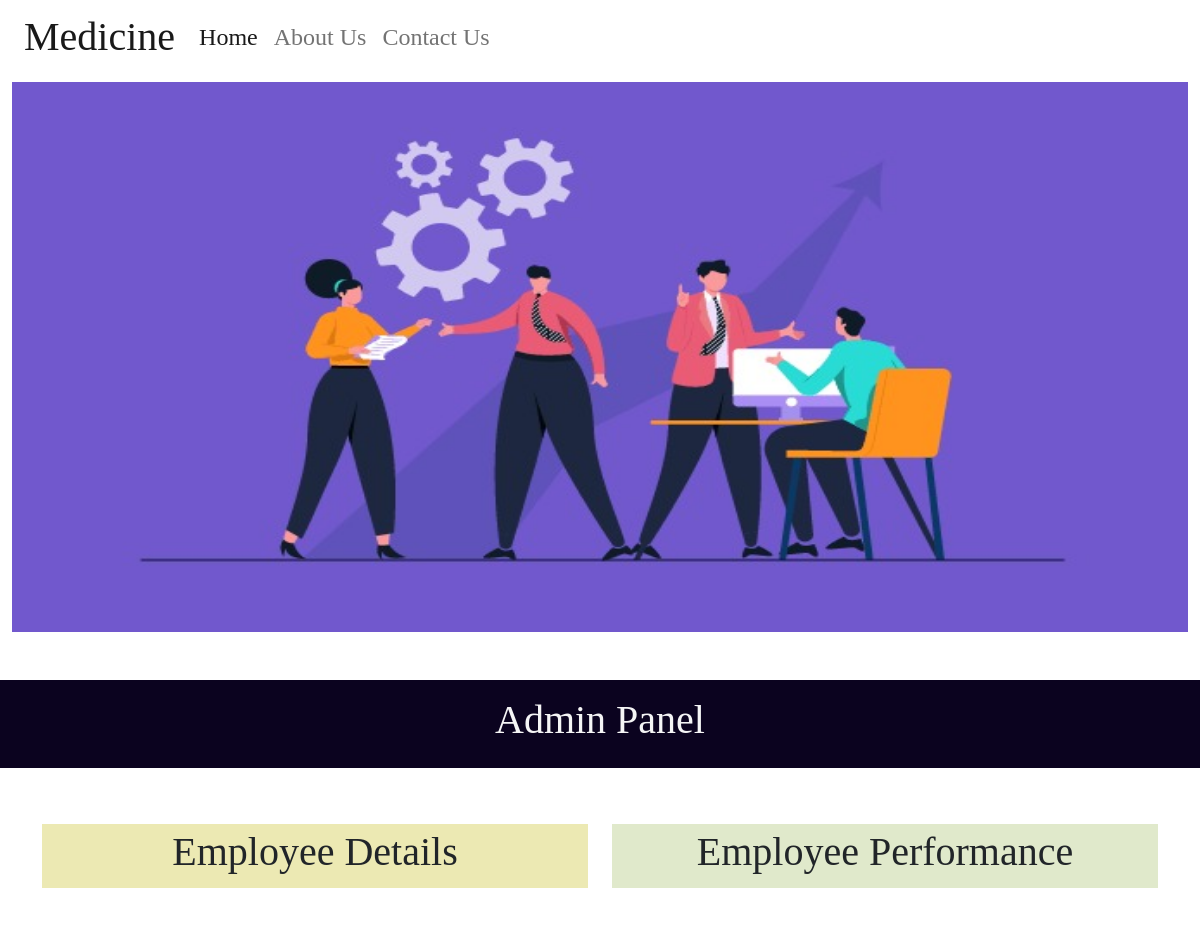
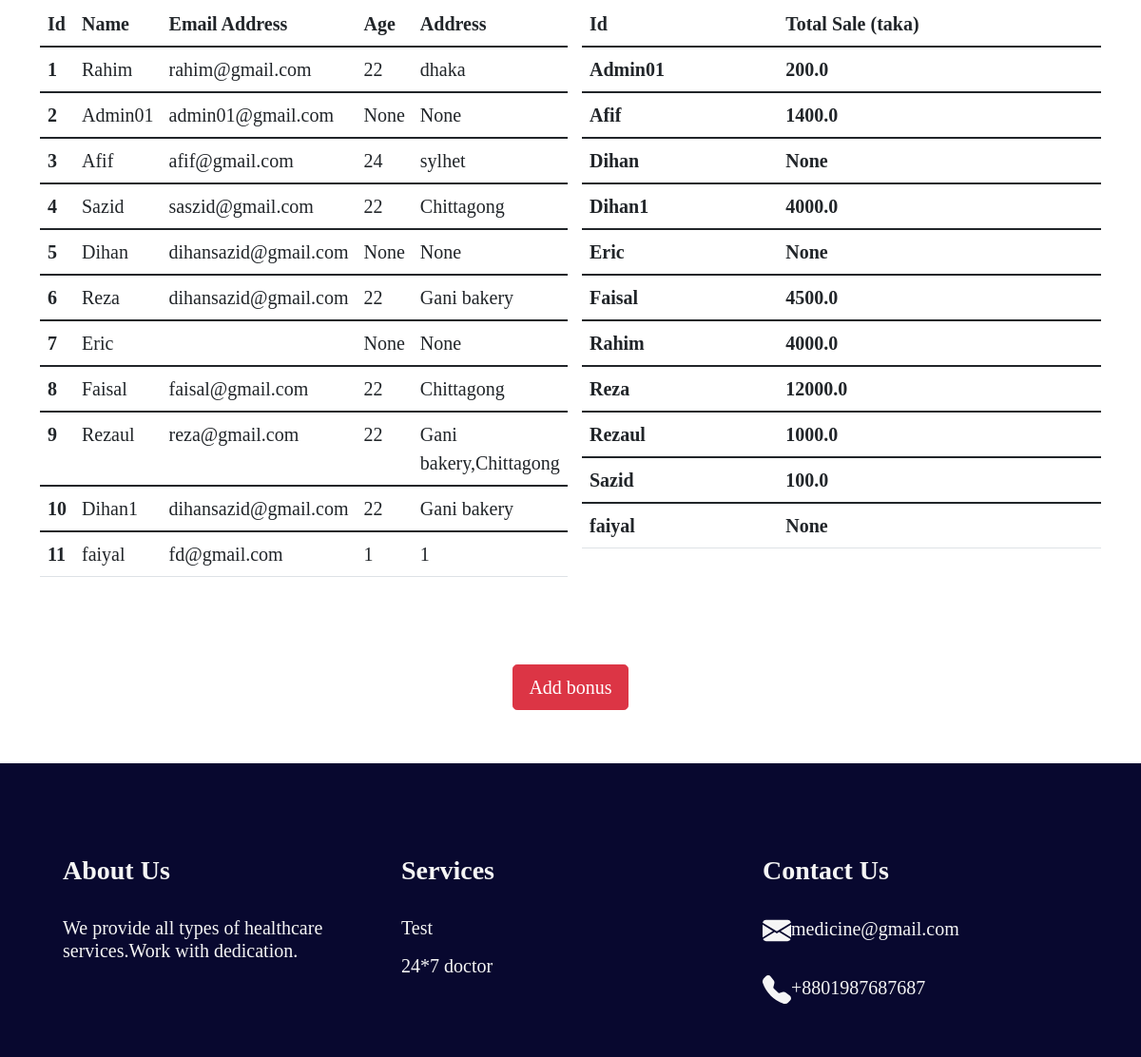
Screenshot of /admin_panel with the database file from the repository (2 pictures, top to bottom).
### Accounts/models.py (models this page shows)
class User(AbstractUser):
    is_admin=models.BooleanField('Is admin', default=False)
    is_employee=models.BooleanField('Is employee', default=False)
    Age=models.IntegerField(null=True,blank=True)
    Address=models.CharField(max_length=200,null=True,blank=True)
    Salary=models.IntegerField(null=True,blank=True)

### Accounts/views.py (the view)
# urls.py: path('admin_panel' , views.admin , name='admin_panel'),
def admin(request):
    employeeinfo=User.objects.all()
    employee_sale=User.objects.values('username').annotate(total_sale=Sum('sale__sale')).order_by('username')
    context={
        'employee': employeeinfo,
        'employee_sale': employee_sale
    }
    return render(request, 'admin.html' ,context)

### Accounts/templates/admin.html
{% extends 'index.html' %}
{% block content %}
<div class="top mt-5 py-3" style="background: rgb(11, 3, 31);color:whitesmoke">
  <h1 style="text-align: center;" > Admin Panel </h1>
  </div>
<div class="container">
  <div class="row">
    <div class="col-md-6">
        <br>
        <br>
        <div class="top mt-2 py-1" style="background: rgb(236, 233, 179);">
          <h1 style="text-align: center;" > Employee Details </h1>
          </div>
          <br>
          <br>
    <table class="table" style="font-size: 20px;">
        <thead>
          <tr>
            <th scope="col">Id</th>
            <th scope="col">Name</th>
            <th scope="col">Email Address</th>
            <th scope="col">Age</th>
            <th scope="col">Address</th>
          </tr>
        </thead>
        {% for i in employee %}
        <tbody>
          <tr>
            <th scope="row">{{ i.id }}</th>
            <td>{{ i.username }}</td>
            <td>{{ i.email }}</td>
            <td>{{ i.Age }}</td>
            <td>{{ i.Address }}</td>
          </tr>
        </tbody>
        {% endfor %}
      </table>
  </div>
    <div class="col-md-6">
      <br>
      <br>
      <div class="top mt-2 py-1" style="background: rgb(224, 233, 203);">
        <h1 style="text-align: center;" > Employee Performance </h1>
        </div>
        <br>
        <br>
      <table class="table" style="font-size: 20px;">
        <thead>
          <tr>
            <th scope="col">Id</th>
            <th scope="col">Total Sale (taka)</th>
          </tr>
        </thead>
       {% for h in employee_sale %}
        <tbody>
          <tr>
            <th scope="row">{{ h.username }}</th>
            <th scope="row">{{ h.total_sale }}</th>
          </tr>
        </tbody>
      {% endfor %}
      </table>
    </div>
  </div>
</div>
<br>
<br>
<br>
<h1 style="text-align: center;"><a href="{% url 'addbonus' %}" class="btn btn-danger btn-lg">Add bonus</a></h1>
{% endblock %}

### Accounts/templates/index.html (shortened to what this page needs)
{% load static %}
<!doctype html>
<html lang="en">
  <head>
    <link href="https://cdn.jsdelivr.net/npm/bootstrap@5.1.1/dist/css/bootstrap.min.css" rel="stylesheet">
  </head>
  <body style="font-family: Cambria, Cochin, Georgia, Times, 'Times New Roman', serif;">
    <div class="container-fluid">
      <nav class="navbar navbar-expand-lg navbar-light bg-blue">
        <div class="container-fluid">
          <a class="navbar-brand" href="#"><h1>Medicine</h1></a>
          <div class="collapse navbar-collapse" id="navbarNav">
            <ul class="navbar-nav">
              <li class="nav-item">
                <a class="nav-link active" aria-current="page" href="#"><h4>Home</h4></a>
              </li>
              <li class="nav-item">
                <a class="nav-link" href="#about"><h4>About Us</h4></a>
              </li>
              <li class="nav-item">
                <a class="nav-link" href="#"><h4>Contact Us</h4></a>
              </li>
            </ul>
          </div>
        </div>
      </nav>
      <img src="{% static 'cover.jpg' %}" style="height:550px;width:100%">
    </div>
    {% block content %}{% endblock %}
    <br>
    <br>
    <div class="footer" style="background-color: rgb(8, 8, 47); color:whitesmoke">
      <br>
      <div class="container">
        <div class="row">
          <div class="col-md-4">
            <div class="container" id="about">
              <br>
              <br>
              <br>
              <h3><b>About Us</b></h3>
              <br>
             <h5> <p>We provide all types of healthcare services.Work with dedication.</p></h5>
            </div>
          </div>
          <div class="col-md-4">
            <br>
              <br>
              <br>
              <h3><b>Services</b></h3>
              <br>
             <h5> <p>Test</p></h5>
             <h5> <p>24*7 doctor</p></h5>
            </div>
            <div class="col-md-4">
              <br>
              <br>
              <br>
              <h3><b>Contact Us</b></h3>
              <br>
             <h5>medicine@gmail.com</h5>
            <br>
            <h5>+8801987687687</h5>
            <br>
            <br>
            </div>
          </div>
        </div>
      </div>
  </body>
</html>

### rows the page displays
User: id "1", username "Rahim", email "rahim@gmail.com", Age "22", Address "dhaka"
User: id "2", username "Admin01", email "admin01@gmail.com", Age "None", Address "None"
User: id "3", username "Afif", email "afif@gmail.com", Age "24", Address "sylhet"
User: id "4", username "Sazid", email "saszid@gmail.com", Age "22", Address "Chittagong"
User: id "5", username "Dihan", email "dihansazid@gmail.com", Age "None", Address "None"
User: id "6", username "Reza", email "dihansazid@gmail.com", Age "22", Address "Gani bakery"
User: id "7", username "Eric", Age "None", Address "None"
User: id "8", username "Faisal", email "faisal@gmail.com", Age "22", Address "Chittagong"
User: id "9", username "Rezaul", email "reza@gmail.com", Age "22", Address "Gani bakery,Chittagong"
User: id "10", username "Dihan1", email "dihansazid@gmail.com", Age "22", Address "Gani bakery"
User: id "11", username "faiyal", email "fd@gmail.com", Age "1", Address "1"

### other values shown
{{ h.username }} "Admin01" "Afif" "Dihan" "Dihan1" "Eric" "Faisal" "Rahim" "Reza" "Rezaul" "Sazid" "faiyal"
{{ h.total_sale }} "200.0" "1400.0" "None" "4000.0" "None" "4500.0" "4000.0" "12000.0" "1000.0" "100.0" "None"
